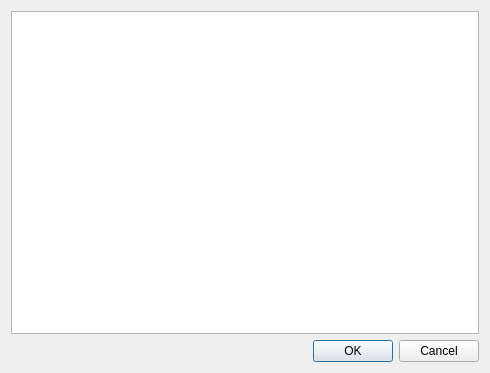
<ui version="4.0" >
 <class>TaskNotes</class>
 <widget class="QDialog" name="TaskNotes" >
  <property name="geometry" >
   <rect>
    <x>0</x>
    <y>0</y>
    <width>490</width>
    <height>373</height>
   </rect>
  </property>
  <property name="windowTitle" >
   <string>Dialog</string>
  </property>
  <layout class="QVBoxLayout" >
   <item>
    <widget class="QTextEdit" name="textNotes" />
   </item>
   <item>
    <widget class="QDialogButtonBox" name="buttonBox" >
     <property name="orientation" >
      <enum>Qt::Horizontal</enum>
     </property>
     <property name="standardButtons" >
      <set>QDialogButtonBox::Cancel|QDialogButtonBox::NoButton|QDialogButtonBox::Ok</set>
     </property>
    </widget>
   </item>
  </layout>
 </widget>
 <resources/>
 <connections>
  <connection>
   <sender>buttonBox</sender>
   <signal>accepted()</signal>
   <receiver>TaskNotes</receiver>
   <slot>accept()</slot>
   <hints>
    <hint type="sourcelabel" >
     <x>248</x>
     <y>254</y>
    </hint>
    <hint type="destinationlabel" >
     <x>157</x>
     <y>274</y>
    </hint>
   </hints>
  </connection>
  <connection>
   <sender>buttonBox</sender>
   <signal>rejected()</signal>
   <receiver>TaskNotes</receiver>
   <slot>reject()</slot>
   <hints>
    <hint type="sourcelabel" >
     <x>316</x>
     <y>260</y>
    </hint>
    <hint type="destinationlabel" >
     <x>286</x>
     <y>274</y>
    </hint>
   </hints>
  </connection>
 </connections>
</ui>
